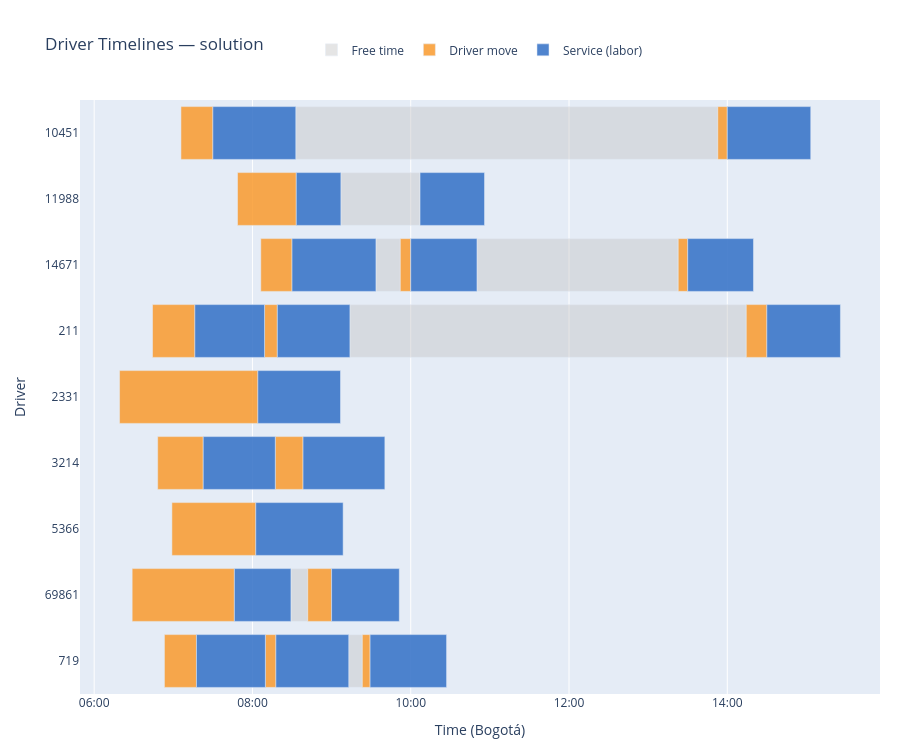

The notebook cell this image was saved under:
### Markdown cell above
---
## Gantt Chart — Driver Timelines

### Code cell
build_gantt_figure(segments, drivers, LABEL).show()

### Figure 1 — Plotly figure (JSON) as saved in the notebook; plotly's stock layout.template omitted (floating-point values rounded to 4 significant figures)
{"data": [{"base": ["2026-05-05T09:13:53.640000", "2026-05-05T08:17:17.580000", "2026-05-05T08:32:51", "2026-05-05T09:33:37.800000", "2026-05-05T10:50:13.200000", "2026-05-05T09:13:00.540000", "2026-05-05T09:07:02.640000", "2026-05-05T08:29:10.380000"], "hoverinfo": "text", "hovertext": ["<b>Free time</b><br>Driver: 211<br>Labor: 582581<br>Service: 476091<br>Start: 09:13<br>End:   14:14<br>Duration: 300.5 min", "<b>Free time</b><br>Driver: 3214<br>Labor: 575990<br>Service: 469754<br>Start: 08:17<br>End:   08:17<br>Duration: 0.0 min", "<b>Free time</b><br>Driver: 10451<br>Labor: 582087<br>Service: 475611<br>Start: 08:32<br>End:   13:52<br>Duration: 319.9 min", "<b>Free time</b><br>Driver: 14671<br>Labor: 584522<br>Service: 477996<br>Start: 09:33<br>End:   09:52<br>Duration: 18.5 min", "<b>Free time</b><br>Driver: 14671<br>Labor: 580598<br>Service: 474217<br>Start: 10:50<br>End:   13:22<br>Duration: 152.6 min", "<b>Free time</b><br>Driver: 719<br>Labor: 583222<br>Service: 476714<br>Start: 09:13<br>End:   09:23<br>Duration: 10.3 min", "<b>Free time</b><br>Driver: 11988<br>Labor: 581306<br>Service: 474882<br>Start: 09:07<br>End:   10:07<br>Duration: 60.0 min", "<b>Free time</b><br>Driver: 69861<br>Labor: 584209<br>Service: 477688<br>Start: 08:29<br>End:   08:41<br>Duration: 12.8 min"], "legendgroup": "FREE_TIME", "marker": {"color": "rgba(190, 190, 190, 0.40)"}, "name": "Free time", "orientation": "h", "type": "bar", "x": [18029640, 100, 19197000, 1107720, 9154800, 617700, 3600000, 765300], "y": ["211", "3214", "10451", "14671", "14671", "719", "11988", "69861"]}, {"base": ["2026-05-05T06:44:14.100000", "2026-05-05T08:09:10.500000", "2026-05-05T14:14:23.280000", "2026-05-05T06:48:09.180000", "2026-05-05T08:17:17.680000", "2026-05-05T06:58:55.740000", "2026-05-05T07:05:47.400000", "2026-05-05T13:52:48", "2026-05-05T08:06:19.800000", "2026-05-05T09:52:05.520000", "2026-05-05T13:22:48", "2026-05-05T06:19:14.880000", "2026-05-05T06:53:15.720000", "2026-05-05T08:09:47.520000", "2026-05-05T09:23:18.240000", "2026-05-05T07:48:41.040000", "2026-05-05T06:28:48.180000", "2026-05-05T08:41:55.680000"], "hoverinfo": "text", "hovertext": ["<b>Driver move</b><br>Driver: 211<br>Labor: 568175<br>Service: 462197<br>Start: 06:44<br>End:   07:16<br>Duration: 32.1 min<br>Distance: 10.70 km", "<b>Driver move</b><br>Driver: 211<br>Labor: 583229<br>Service: 476721<br>Start: 08:09<br>End:   08:18<br>Duration: 9.7 min<br>Distance: 5.99 km", "<b>Driver move</b><br>Driver: 211<br>Labor: 582581<br>Service: 476091<br>Start: 14:14<br>End:   14:30<br>Duration: 15.6 min<br>Distance: 7.28 km", "<b>Driver move</b><br>Driver: 3214<br>Labor: 577164<br>Service: 470895<br>Start: 06:48<br>End:   07:22<br>Duration: 34.5 min<br>Distance: 11.51 km", "<b>Driver move</b><br>Driver: 3214<br>Labor: 575990<br>Service: 469754<br>Start: 08:17<br>End:   08:38<br>Duration: 21.1 min<br>Distance: 11.09 km", "<b>Driver move</b><br>Driver: 5366<br>Labor: 579573<br>Service: 473252<br>Start: 06:58<br>End:   08:02<br>Duration: 63.6 min<br>Distance: 21.20 km", "<b>Driver move</b><br>Driver: 10451<br>Labor: 581535<br>Service: 473669<br>Start: 07:05<br>End:   07:30<br>Duration: 24.2 min<br>Distance: 8.07 km", "<b>Driver move</b><br>Driver: 10451<br>Labor: 582087<br>Service: 475611<br>Start: 13:52<br>End:   14:00<br>Duration: 7.2 min<br>Distance: 4.23 km", "<b>Driver move</b><br>Driver: 14671<br>Labor: 583370<br>Service: 476859<br>Start: 08:06<br>End:   08:30<br>Duration: 23.7 min<br>Distance: 7.89 km", "<b>Driver move</b><br>Driver: 14671<br>Labor: 584522<br>Service: 477996<br>Start: 09:52<br>End:   10:00<br>Duration: 7.9 min<br>Distance: 3.27 km", "<b>Driver move</b><br>Driver: 14671<br>Labor: 580598<br>Service: 474217<br>Start: 13:22<br>End:   13:30<br>Duration: 7.2 min<br>Distance: 3.28 km", "<b>Driver move</b><br>Driver: 2331<br>Labor: 581010<br>Service: 474609<br>Start: 06:19<br>End:   08:04<br>Duration: 104.8 min<br>Distance: 34.95 km", "<b>Driver move</b><br>Driver: 719<br>Labor: 581134<br>Service: 474726<br>Start: 06:53<br>End:   07:17<br>Duration: 24.3 min<br>Distance: 8.10 km", "<b>Driver move</b><br>Driver: 719<br>Labor: 583190<br>Service: 476688<br>Start: 08:09<br>End:   08:17<br>Duration: 8.0 min<br>Distance: 3.72 km", "<b>Driver move</b><br>Driver: 719<br>Labor: 583222<br>Service: 476714<br>Start: 09:23<br>End:   09:29<br>Duration: 5.9 min<br>Distance: 0.49 km", "<b>Driver move</b><br>Driver: 11988<br>Labor: 581304<br>Service: 474882<br>Start: 07:48<br>End:   08:33<br>Duration: 44.5 min<br>Distance: 14.85 km", "<b>Driver move</b><br>Driver: 69861<br>Labor: 583220<br>Service: 476714<br>Start: 06:28<br>End:   07:46<br>Duration: 77.5 min<br>Distance: 25.83 km", "<b>Driver move</b><br>Driver: 69861<br>Labor: 584209<br>Service: 477688<br>Start: 08:41<br>End:   09:00<br>Duration: 18.1 min<br>Distance: 9.35 km"], "legendgroup": "DRIVER_MOVE", "marker": {"color": "rgba(250, 155, 45,  0.85)"}, "name": "Driver move", "orientation": "h", "type": "bar", "x": [1926000, 581940, 936720, 2072000.0, 1263060, 3816000, 1452600, 432000, 1420200, 474480, 432000, 6291000, 1458000, 478620, 352440, 2673000, 4649400, 1084320], "y": ["211", "211", "211", "3214", "3214", "5366", "10451", "10451", "14671", "14671", "14671", "2331", "719", "719", "719", "11988", "69861", "69861"]}, {"base": ["2026-05-05T07:16:20.100000", "2026-05-05T08:18:52.440000", "2026-05-05T14:30:00", "2026-05-05T07:22:40.980000", "2026-05-05T08:38:20.740000", "2026-05-05T08:02:31.740000", "2026-05-05T07:30:00", "2026-05-05T14:00:00", "2026-05-05T08:30:00", "2026-05-05T10:00:00", "2026-05-05T13:30:00", "2026-05-05T08:04:05.880000", "2026-05-05T07:17:33.720000", "2026-05-05T08:17:46.140000", "2026-05-05T09:29:10.680000", "2026-05-05T08:33:14.040000", "2026-05-05T10:07:02.640000", "2026-05-05T07:46:17.580000", "2026-05-05T09:00:00"], "hoverinfo": "text", "hovertext": ["<b>Service (labor)</b><br>Driver: 211<br>Labor: 568175<br>Service: 462197<br>Start: 07:16<br>End:   08:09<br>Duration: 52.8 min<br>Distance: 4.64 km", "<b>Service (labor)</b><br>Driver: 211<br>Labor: 583229<br>Service: 476721<br>Start: 08:18<br>End:   09:13<br>Duration: 55.0 min<br>Distance: 6.28 km", "<b>Service (labor)</b><br>Driver: 211<br>Labor: 582581<br>Service: 476091<br>Start: 14:30<br>End:   15:25<br>Duration: 55.8 min<br>Distance: 5.59 km", "<b>Service (labor)</b><br>Driver: 3214<br>Labor: 577164<br>Service: 470895<br>Start: 07:22<br>End:   08:17<br>Duration: 54.6 min<br>Distance: 7.57 km", "<b>Service (labor)</b><br>Driver: 3214<br>Labor: 575990<br>Service: 469754<br>Start: 08:38<br>End:   09:40<br>Duration: 62.0 min<br>Distance: 11.35 km", "<b>Service (labor)</b><br>Driver: 5366<br>Labor: 579573<br>Service: 473252<br>Start: 08:02<br>End:   09:08<br>Duration: 66.2 min<br>Distance: 23.69 km", "<b>Service (labor)</b><br>Driver: 10451<br>Labor: 581535<br>Service: 473669<br>Start: 07:30<br>End:   08:32<br>Duration: 62.9 min<br>Distance: 11.81 km", "<b>Service (labor)</b><br>Driver: 10451<br>Labor: 582087<br>Service: 475611<br>Start: 14:00<br>End:   15:03<br>Duration: 63.3 min<br>Distance: 12.79 km", "<b>Service (labor)</b><br>Driver: 14671<br>Labor: 583370<br>Service: 476859<br>Start: 08:30<br>End:   09:33<br>Duration: 63.6 min<br>Distance: 14.92 km", "<b>Service (labor)</b><br>Driver: 14671<br>Labor: 584522<br>Service: 477996<br>Start: 10:00<br>End:   10:50<br>Duration: 50.2 min<br>Distance: 3.04 km", "<b>Service (labor)</b><br>Driver: 14671<br>Labor: 580598<br>Service: 474217<br>Start: 13:30<br>End:   14:19<br>Duration: 49.9 min<br>Distance: 3.28 km", "<b>Service (labor)</b><br>Driver: 2331<br>Labor: 581010<br>Service: 474609<br>Start: 08:04<br>End:   09:06<br>Duration: 62.6 min<br>Distance: 10.86 km", "<b>Service (labor)</b><br>Driver: 719<br>Labor: 581134<br>Service: 474726<br>Start: 07:17<br>End:   08:09<br>Duration: 52.2 min<br>Distance: 5.14 km", "<b>Service (labor)</b><br>Driver: 719<br>Labor: 583190<br>Service: 476688<br>Start: 08:17<br>End:   09:13<br>Duration: 55.2 min<br>Distance: 7.95 km", "<b>Service (labor)</b><br>Driver: 719<br>Labor: 583222<br>Service: 476714<br>Start: 09:29<br>End:   10:27<br>Duration: 58.0 min<br>Distance: 9.29 km", "<b>Service (labor)</b><br>Driver: 11988<br>Labor: 581304<br>Service: 474882<br>Start: 08:33<br>End:   09:07<br>Duration: 33.8 min<br>Distance: 1.52 km", "<b>Service (labor)</b><br>Driver: 11988<br>Labor: 581306<br>Service: 474882<br>Start: 10:07<br>End:   10:55<br>Duration: 48.9 min<br>Distance: 1.52 km", "<b>Service (labor)</b><br>Driver: 69861<br>Labor: 583220<br>Service: 476714<br>Start: 07:46<br>End:   08:29<br>Duration: 42.9 min<br>Distance: 8.37 km", "<b>Service (labor)</b><br>Driver: 69861<br>Labor: 584209<br>Service: 477688<br>Start: 09:00<br>End:   09:51<br>Duration: 51.3 min<br>Distance: 2.67 km"], "legendgroup": "VEHICLE_TRANSPORTATION", "marker": {"color": "rgba(55,  115, 200, 0.88)"}, "name": "Service (labor)", "orientation": "h", "type": "bar", "x": [3170400, 3301200, 3346800, 3276600, 3721800, 3973200, 3771000, 3796200, 3817800, 3013200, 2991600, 3759000, 3133800, 3314400, 3480000, 2028600, 2934000, 2572800, 3079800], "y": ["211", "211", "211", "3214", "3214", "5366", "10451", "10451", "14671", "14671", "14671", "2331", "719", "719", "719", "11988", "11988", "69861", "69861"]}], "layout": {"barmode": "overlay", "height": 754, "hovermode": "closest", "legend": {"orientation": "h", "x": 0.5, "xanchor": "center", "y": 1.06, "yanchor": "bottom"}, "margin": {"b": 60, "l": 80, "r": 20, "t": 100}, "title": {"text": "Driver Timelines — solution"}, "xaxis": {"range": ["2026-05-05T05:49:14.880000", "2026-05-05T15:55:46.800000"], "tickformat": "%H:%M", "title": {"text": "Time (Bogotá)"}, "type": "date"}, "yaxis": {"categoryarray": ["719", "69861", "5366", "3214", "2331", "211", "14671", "11988", "10451"], "categoryorder": "array", "title": {"text": "Driver"}}}}
